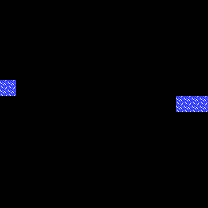

This is a level from a 2D game, rendered from its Tiled map with the project's own tilesets. A one-line summary and the complete map file follow:
An orthogonal 26x26 tile map with 8x8 px tiles, 1 tile layer (Ground), 2 hidden layers not drawn, 2 tilesets.

<map version="1.8" tiledversion="1.8.6" orientation="orthogonal" renderorder="right-down" width="26" height="26" tilewidth="8" tileheight="8" infinite="0" nextlayerid="5" nextobjectid="1">
 <editorsettings>
  <export target="../maps/stage_04.lua" format="lua" />
 </editorsettings>
 <tileset firstgid="1" name="environment" tilewidth="8" tileheight="8" tilecount="15" columns="5">
  <image source="environment.png" trans="000001" width="40" height="24" />
  <tile id="11">
   <animation>
    <frame tileid="11" duration="800" />
    <frame tileid="12" duration="800" />
    <frame tileid="10" duration="800" />
   </animation>
  </tile>
 </tileset>
 <tileset firstgid="16" source="environment.tsx" />
 <layer id="2" name="Ground" width="26" height="26">
  <data encoding="csv">
15,15,15,15,15,15,15,15,15,15,15,15,15,15,15,15,15,15,15,15,15,15,15,15,15,15,
15,15,15,15,15,15,15,15,15,15,15,15,15,15,15,15,15,15,15,15,15,15,15,15,15,15,
15,15,15,15,15,15,15,15,15,15,15,15,15,15,15,15,15,15,15,15,15,15,15,15,15,15,
15,15,15,15,15,15,15,15,15,15,15,15,15,15,15,15,15,15,15,15,15,15,15,15,15,15,
15,15,15,15,15,15,15,15,15,15,15,15,15,15,15,15,15,15,15,15,15,15,15,15,15,15,
15,15,15,15,15,15,15,15,15,15,15,15,15,15,15,15,15,15,15,15,15,15,15,15,15,15,
15,15,15,15,15,15,15,15,15,15,15,15,15,15,15,15,15,15,15,15,15,15,15,15,15,15,
15,15,15,15,15,15,15,15,15,15,15,15,15,15,15,15,15,15,15,15,15,15,15,15,15,15,
15,15,15,15,15,15,15,15,15,15,15,15,15,15,15,15,15,15,15,15,15,15,15,15,15,15,
15,15,15,15,15,15,15,15,15,15,15,15,15,15,15,15,15,15,15,15,15,15,15,15,15,15,
12,12,15,15,15,15,15,15,15,15,15,15,15,15,15,15,15,15,15,15,15,15,15,15,15,15,
12,12,15,15,15,15,15,15,15,15,15,15,15,15,15,15,15,15,15,15,15,15,15,15,15,15,
15,15,15,15,15,15,15,15,15,15,15,15,15,15,15,15,15,15,15,15,15,15,27,27,27,27,
15,15,15,15,15,15,15,15,15,15,15,15,15,15,15,15,15,15,15,15,15,15,27,27,27,27,
15,15,15,15,15,15,15,15,15,15,15,15,15,15,15,15,15,15,15,15,15,15,15,15,15,15,
15,15,15,15,15,15,15,15,15,15,15,15,15,15,15,15,15,15,15,15,15,15,15,15,15,15,
15,15,15,15,15,15,15,15,15,15,15,15,15,15,15,15,15,15,15,15,15,15,15,15,15,15,
15,15,15,15,15,15,15,15,15,15,15,15,15,15,15,15,15,15,15,15,15,15,15,15,15,15,
15,15,15,15,15,15,15,15,15,15,15,15,15,15,15,15,15,15,15,15,15,15,15,15,15,15,
15,15,15,15,15,15,15,15,15,15,15,15,15,15,15,15,15,15,15,15,15,15,15,15,15,15,
15,15,15,15,15,15,15,15,15,15,15,15,15,15,15,15,15,15,15,15,15,15,15,15,15,15,
15,15,15,15,15,15,15,15,15,15,15,15,15,15,15,15,15,15,15,15,15,15,15,15,15,15,
15,15,15,15,15,15,15,15,15,15,15,15,15,15,15,15,15,15,15,15,15,15,15,15,15,15,
15,15,15,15,15,15,15,15,15,15,15,15,15,15,15,15,15,15,15,15,15,15,15,15,15,15,
15,15,15,15,15,15,15,15,15,15,15,15,15,15,15,15,15,15,15,15,15,15,15,15,15,15,
15,15,15,15,15,15,15,15,15,15,15,15,15,15,15,15,15,15,15,15,15,15,15,15,15,15
</data>
 </layer>
 <layer id="1" name="Buildings" width="26" height="26" visible="0">
  <data encoding="csv">
0,0,0,0,0,0,0,0,0,0,0,0,0,0,0,0,0,0,0,0,0,0,0,0,0,0,
0,0,0,0,0,0,0,0,0,0,0,0,0,0,0,0,0,0,0,0,0,0,0,0,0,0,
0,0,0,0,0,0,0,0,0,0,1,1,1,1,0,0,0,0,0,0,0,0,0,0,0,0,
0,0,0,0,0,0,0,0,1,1,1,1,1,1,1,1,1,1,0,0,0,0,0,0,0,0,
0,0,0,0,0,0,0,1,1,1,1,1,1,1,1,1,1,1,1,1,0,0,0,0,6,6,
0,0,0,0,0,0,0,1,1,1,1,1,1,1,1,1,1,1,1,1,1,1,0,0,0,0,
6,6,0,0,0,0,1,1,1,1,1,1,1,1,1,1,1,1,1,1,1,1,1,0,0,0,
0,0,0,0,0,0,1,1,1,1,1,1,1,1,1,1,1,1,1,1,1,1,1,0,0,0,
0,0,0,0,0,1,1,1,0,0,0,0,0,0,1,1,1,1,1,1,0,0,1,0,0,0,
0,0,0,0,0,1,0,0,0,0,0,0,0,0,0,0,1,1,1,1,0,0,1,0,0,0,
0,0,0,0,0,1,0,0,6,0,0,0,6,0,0,0,1,1,1,0,0,0,0,0,0,0,
0,0,0,0,0,1,0,0,6,0,0,0,6,0,0,0,1,1,1,0,0,0,0,0,0,0,
0,0,0,0,1,1,0,0,0,0,0,0,0,0,0,0,1,1,1,0,0,0,0,0,0,0,
0,0,0,0,1,1,0,0,1,1,1,1,0,0,0,0,1,1,1,0,0,0,0,0,0,0,
0,0,0,0,1,1,1,1,1,1,1,1,1,1,1,1,1,1,1,1,0,0,0,0,0,0,
0,0,0,0,1,1,1,1,1,1,1,1,1,1,1,1,1,1,1,1,0,0,0,0,0,0,
0,0,0,1,1,1,1,1,1,1,1,1,1,1,1,1,1,1,1,1,1,0,0,0,0,0,
0,0,0,1,1,1,1,1,1,1,1,1,1,1,1,1,1,1,1,1,1,0,0,0,0,0,
0,0,1,1,1,1,1,1,1,1,1,1,1,1,1,1,1,1,1,1,1,1,0,0,0,0,
0,0,0,0,0,0,1,1,1,1,1,1,1,1,1,1,1,1,0,0,0,0,0,0,0,0,
0,0,1,1,1,1,0,0,1,1,1,1,1,1,1,1,0,0,1,1,1,1,0,0,0,0,
0,0,1,1,1,1,1,1,0,0,1,1,1,1,0,0,1,1,1,1,1,1,0,0,0,0,
0,0,0,0,1,1,1,1,0,0,0,0,0,0,0,0,1,1,1,1,0,0,0,0,0,0,
0,0,0,0,0,0,0,0,0,0,0,1,1,1,1,0,0,0,0,0,0,0,0,0,0,0,
6,6,0,0,0,0,0,0,0,0,0,1,0,0,1,0,0,0,0,0,0,0,0,0,6,6,
6,6,0,0,0,0,0,0,0,0,0,1,0,0,1,0,0,0,0,0,0,0,0,0,6,6
</data>
 </layer>
 <layer id="3" name="Trees" width="26" height="26" visible="0">
  <data encoding="csv">
0,0,7,7,7,7,0,0,0,0,0,0,0,0,0,0,0,0,0,0,0,0,7,7,0,0,
0,0,7,7,7,7,0,0,0,0,0,0,0,0,0,0,0,0,0,0,0,0,7,7,0,0,
7,7,7,7,0,0,0,0,0,0,0,0,0,0,0,0,0,0,0,0,0,0,0,0,7,7,
7,7,7,7,0,0,0,0,0,0,0,0,0,0,0,0,0,0,0,0,0,0,0,0,7,7,
7,7,0,0,0,0,0,0,0,0,0,0,0,0,0,0,0,0,0,0,0,0,0,0,0,0,
7,7,0,0,0,0,0,0,0,0,0,0,0,0,0,0,0,0,0,0,0,0,0,0,0,0,
0,0,0,0,0,0,0,0,0,0,0,0,0,0,0,0,0,0,0,0,0,0,0,0,0,0,
0,0,0,0,0,0,0,0,0,0,0,0,0,0,0,0,0,0,0,0,0,0,0,0,0,0,
0,0,0,0,0,0,0,0,0,0,0,0,0,0,0,0,0,0,0,0,0,0,0,0,0,0,
0,0,0,0,0,0,0,0,0,0,0,0,0,0,0,0,0,0,0,0,0,0,0,0,0,0,
0,0,0,0,0,0,0,0,0,0,0,0,0,0,0,0,0,0,0,0,0,0,0,0,0,0,
0,0,0,0,0,0,0,0,0,0,0,0,0,0,0,0,0,0,0,0,0,0,0,0,0,0,
0,0,0,0,0,0,0,0,0,0,0,0,0,0,0,0,0,0,0,0,0,0,0,0,0,0,
0,0,0,0,0,0,0,0,0,0,0,0,0,0,0,0,0,0,0,0,0,0,0,0,0,0,
0,0,0,0,0,0,0,0,0,0,0,0,0,0,0,0,0,0,0,0,0,0,0,0,0,0,
0,0,0,0,0,0,0,0,0,0,0,0,0,0,0,0,0,0,0,0,0,0,0,0,0,0,
0,0,0,0,0,0,0,0,0,0,0,0,0,0,0,0,0,0,0,0,0,0,0,0,0,0,
0,0,0,0,0,0,0,0,0,0,0,0,0,0,0,0,0,0,0,0,0,0,0,0,0,0,
0,0,0,0,0,0,0,0,0,0,0,0,0,0,0,0,0,0,0,0,0,0,0,0,0,0,
0,0,0,0,0,0,0,0,0,0,0,0,0,0,0,0,0,0,0,0,0,0,0,0,0,0,
0,0,0,0,0,0,0,0,0,0,0,0,0,0,0,0,0,0,0,0,0,0,0,0,7,7,
0,0,0,0,0,0,0,0,0,0,0,0,0,0,0,0,0,0,0,0,0,0,0,0,7,7,
7,7,0,0,0,0,0,0,0,0,0,0,0,0,0,0,0,0,0,0,0,0,7,7,7,7,
7,7,0,0,0,0,0,0,0,0,0,0,0,0,0,0,0,0,0,0,0,0,7,7,7,7,
0,0,7,7,0,0,0,0,0,0,0,0,0,0,0,0,0,0,0,0,7,7,7,7,0,0,
0,0,7,7,0,0,0,0,0,0,0,0,0,0,0,0,0,0,0,0,7,7,7,7,0,0
</data>
 </layer>
</map>
